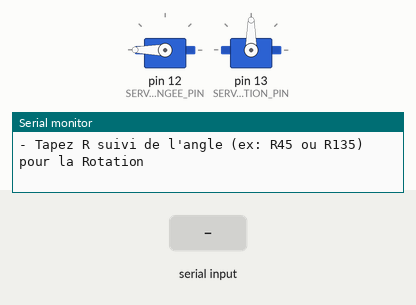
This sketch was run on a simulated Arduino Uno, built with avr-gcc and run on an emulated ATmega328P. On the bench: 2 × servo, the last lines printed to the serial monitor. The test bench sets the inputs (shaded band).

Above: at 1.2 s.
1.3 s: "P90\n" received over Serial
At 1.9 s:
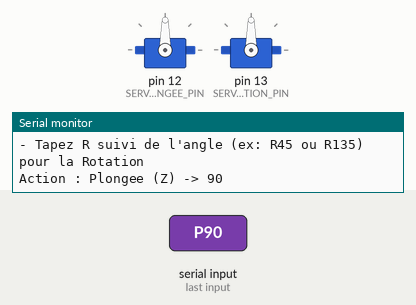
2.8 s: "R,45\n" received over Serial
At 4.0 s:
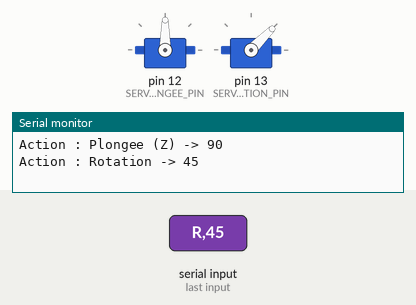
4.3 s: "P,45\n" received over Serial
At 5.4 s:
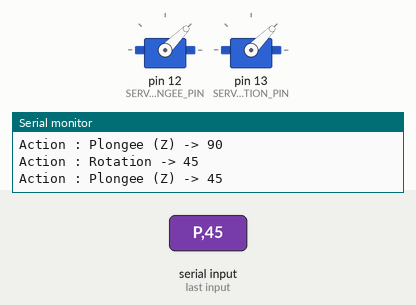
5.8 s: "R90\n" received over Serial
At 6.5 s:
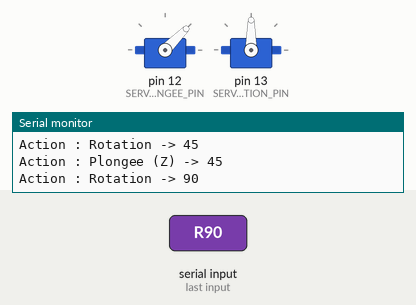
7.3 s: "P" received over Serial
At 9.5 s:
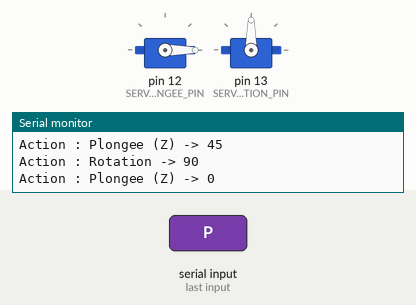
9.8 s: "R" received over Serial
At 11.4 s:
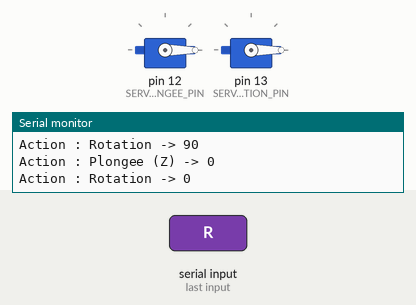
Timing chart, 0 to 12.9 s (numbered marks = the images above; inputs shaded):
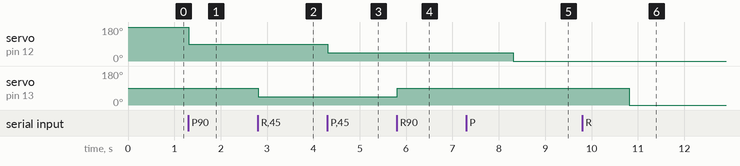

Measured:
- after the input at 1.3 s, servo on pin 12 (SERVO_PLONGEE_PIN): 180° → 90° at once
- after the input at 2.8 s, servo on pin 13 (SERVO_ROTATION_PIN): 90° → 45° at once
- after the input at 4.3 s, servo on pin 12 (SERVO_PLONGEE_PIN): 90° → 45° at once
- after the input at 5.8 s, servo on pin 13 (SERVO_ROTATION_PIN): 45° → 90° at once
- after the input at 7.3 s, servo on pin 12 (SERVO_PLONGEE_PIN): 45° → 0° after 1.0 s
- after the input at 9.8 s, servo on pin 13 (SERVO_ROTATION_PIN): 90° → 0° after 1.0 s

The sketch:

calibration_servo_moteurs.ino
```cpp
/* =====================================================================
 * TEST UNITAIRE : TÊTE DE PRÉHENSION (PLONGÉE + ROTATION)
 * ===================================================================== */
#include <Servo.h>

#define SERVO_PLONGEE_PIN  12  // Broche SpnEn : Montée/Descente
#define SERVO_ROTATION_PIN 13  // Broche SpnDir : Rotation de la pièce

Servo servoPlongee;
Servo servoRotation;

void setup() {
  Serial.begin(115200);

  servoPlongee.attach(SERVO_PLONGEE_PIN);
  servoRotation.attach(SERVO_ROTATION_PIN);

  // Positions de sécurité au démarrage
  servoPlongee.write(180); // 180 = Ventouse en haut
  servoRotation.write(90); // 90 = Position neutre au centre

  Serial.println("--- JAVIS : TEST TETE DE PREHENSION ---");
  Serial.println("Commandes :");
  Serial.println("- Tapez P suivi de l'angle (ex: P0 ou P180) pour la Plongee");
  Serial.println("- Tapez R suivi de l'angle (ex: R45 ou R135) pour la Rotation");
}

void loop() {
  if (Serial.available() > 0) {
    char moteur = Serial.read(); // Lit 'P' ou 'R'
    delay(10); // Laisse le temps aux chiffres d'arriver dans le buffer

    if (moteur == 'P' || moteur == 'p' || moteur == 'R' || moteur == 'r') {
      int angle = Serial.parseInt(); // Lit le nombre qui suit la lettre

      // Nettoyage du buffer pour éviter les bugs de saut de ligne
      while(Serial.available() > 0) { Serial.read(); }

      // Sécurité anti-casse mécanique
      if (angle >= 0 && angle <= 180) {
        if (moteur == 'P' || moteur == 'p') {
          Serial.print("Action : Plongee (Z) -> "); Serial.println(angle);
          servoPlongee.write(angle);
        } else {
          Serial.print("Action : Rotation -> "); Serial.println(angle);
          servoRotation.write(angle);
        }
      } else {
        Serial.println("Erreur : L'angle doit etre compris entre 0 et 180.");
      }
    }
  }
}
```
